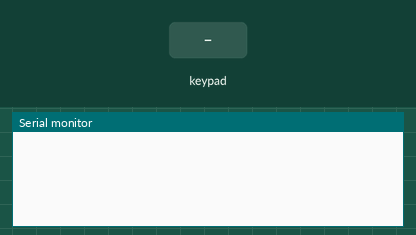
Recording of a sketch running on a simulated ESP32. On the bench: the last lines printed to the serial monitor. The test bench sets the inputs (shaded band).

Above: at 1.2 s.
1.3 s: key 'A' pressed
At 1.7 s:
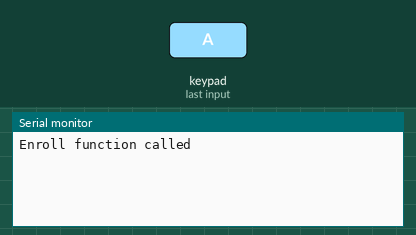
2.8 s: key 'B' pressed
At 3.9 s:
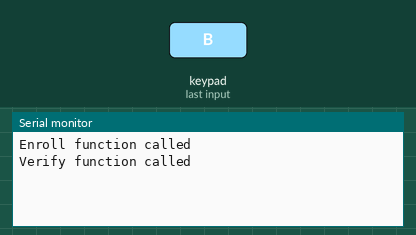

Measured:
- after the input at 1.3 s, the serial monitor: prints a new line at once (image 1)
- after the input at 2.8 s, the serial monitor: prints a new line at once (image 2)

The sketch:

selectEorV.ino
```cpp
#include <Keypad.h>

const byte ROWS = 4; //four rows
const byte COLS = 4; //four columns

char hexaKeys[ROWS][COLS] = {
  {'1','2','3','A'},
  {'4','5','6','B'},
  {'7','8','9','C'},
  {'*','0','#','D'}
};
byte rowPins[ROWS] = {13, 12, 14, 27}; //connect to the row pinouts of the keypad
byte colPins[COLS] = {26, 25, 33, 32}; //connect to the column pinouts of the keypad

//initialize an instance of class NewKeypad
Keypad customKeypad = Keypad( makeKeymap(hexaKeys), rowPins, colPins, ROWS, COLS);

void setup(){
  Serial.begin(9600);
}

void enroll() {
  // Your enroll function code here
  Serial.println("Enroll function called");
}

void verify() {
  // Your verify function code here
  Serial.println("Verify function called");
}

void loop(){
  char customKey = customKeypad.getKey();

  if (customKey){
    // Check which key was pressed and call the corresponding function
    if (customKey == 'A') {
      enroll();
    } else if (customKey == 'B') {
      verify();
    }
  }
}
```
